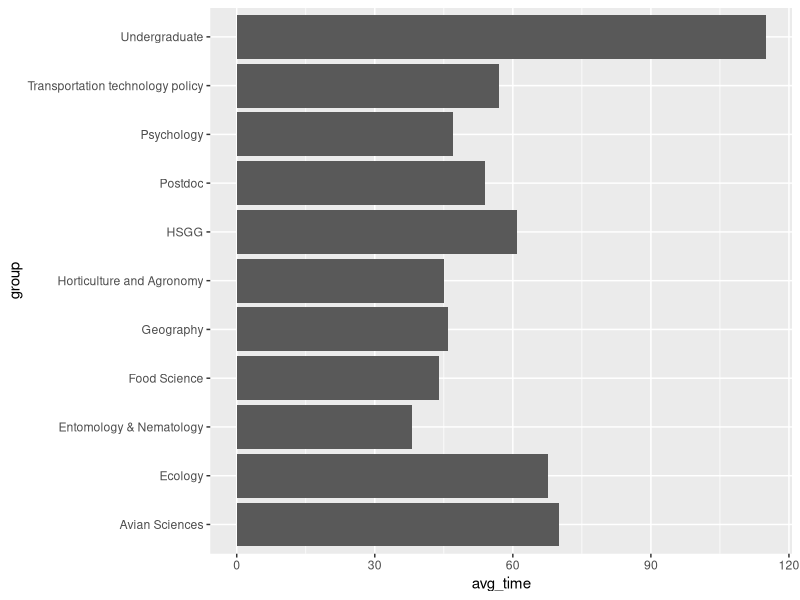
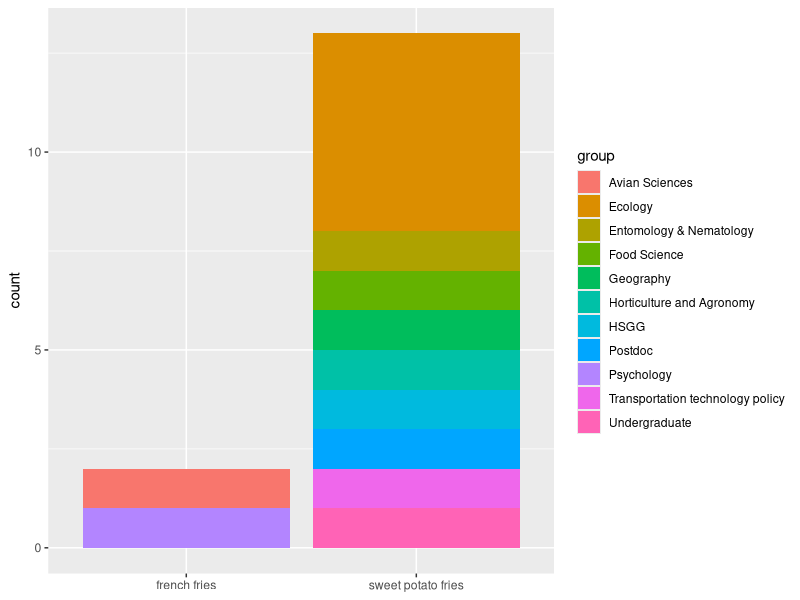

These figures' R source, in order:
## ---- chunk 1
# ignore this for now. We'll come back to it.
# global options apply to all chunks
knitr::opts_chunk$set(echo = TRUE, warning = FALSE)
## ---- chunk 2
#install.packages("readr")
library(readr)
dat <- read_csv("class_dat.csv")
names(dat)

# give make some more intuitive column names
colnames(dat) <- c("#","group","years","md","rmd","latex","jupyter","blogdown","code","files","resume","website","other","potatoes","start_date","end_date","time","time_s","network")
## ---- chunk 3
# visualizing data is much easier in .Rmd compared to .R
#install.packages("dplyr")
library(dplyr)
glimpse(dat)
dat
## ---- chunk 4
# notice echo=FALSE, because I don't want to print code in the output, only the graph. 
#install.packages("ggplot2")
library(ggplot2)
dat %>% 
  filter(!is.na(group)) %>% 
  group_by(group) %>% 
  summarise(avg_time = mean(time_s)) %>% 
  ggplot(aes(x=group, y = avg_time)) +
  geom_col() +
  coord_flip()
## ---- chunk 5
# run all lines of code above this plot with one button, rather than highlighting.
potatoes_plot<- dat %>% 
  filter(!is.na(potatoes) & !is.na(group)) %>% 
  ggplot(aes(x=potatoes, fill = group)) +
  xlab(NULL) +
  geom_bar()

potatoes_plot
## ---- chunk 6
#install.packages("knitr"); install.packages("kableExtra")
# library(knitr)
# library(kableExtra)
# dat %>% select(group, years, potatoes) %>% 
#   kable(dat, format = "html") %>% 
#   kable_styling(bootstrap_options = c("striped", "hover"), full_width = FALSE)
## ---- chunk 7
#install.packages("DT")
# library(DT)
# dat %>% select(group, years, potatoes, time_s, network) %>% 
#   filter(potatoes == "sweet potato fries") -> temp
# DT::datatable(temp)
## ---- chunk 8
#install.packages("leaflet"); install.packages("sp")
# library(leaflet)
# library(sp)
# water <- read_csv("water_dat.csv") # water quality data from 1988
# coords <- cbind(water$Longitude, water$Latitude)
# pts <- SpatialPoints(coords)
# ptsdf <- SpatialPointsDataFrame(pts, data = water[,1:4])
# 
# ptsdf %>% 
#   leaflet() %>% 
#   addTiles() %>% 
#   addCircleMarkers()
# 
# # fancy leaflets are not that much more difficult to make
# # define color palette to be used. blue values correspond to fresh water, red to salty water
# 
# co = c("blue","steelblue2","steelblue1","seashell1","orangered1","red3")
# pal = colorBin(palette = co,
#                domain = water$Result,
#                bins = c(0,200,400,600,800,1000,5000,10000,50000))
# 
# ptsdf %>%
#   leaflet() %>%
#   addTiles() %>%
#   addCircleMarkers(color = ~pal(Result),
#                    radius = 4,
#                    opacity = 0.8,
#                    stroke = FALSE,
#                    popup = paste(ptsdf$Result, " mg/L TDS", "<br>",
#                     "Database: ", ptsdf$Database, "<br>",
#                     "Well ID: ", ptsdf$Well_ID, "<br>",
#                     "Latitude: ", ptsdf$Latitude, "<br>",
#                     "Longitude: ", ptsdf$Longitude)) %>%
# 
#     addLegend("topright", pal = pal, # use custom palette
#               values = ~Result,
#               title = "TDS in the Tulare Basin (1988)",
#               labFormat = labelFormat(suffix = " mg/L"),
#               opacity = 1
#     ) %>%
# 
#     addProviderTiles(providers$Esri.WorldTerrain)
  
## ---- chunk 9
#install.packages("dygraphs")
# library(dygraphs)
# dygraph(nhtemp, main = "New Haven Temperatures") %>% 
#   dyRangeSelector(dateWindow = c("1920-01-01", "1960-01-01"))
## ---- chunk 10
#install.packages("plotly")
# library(plotly)
# ggplotly(potatoes_plot)
## ---- chunk 11
#install.packages("networkD3")
# library(networkD3)
# data(MisLinks, MisNodes)
# forceNetwork(Links = MisLinks, Nodes = MisNodes, Source = "source",
#              Target = "target", Value = "value", NodeID = "name",
#              Group = "group", opacity = 0.4)
